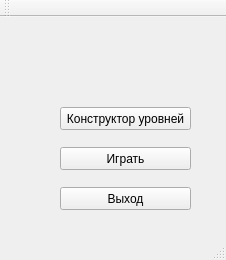
<?xml version="1.0" encoding="UTF-8"?>
<ui version="4.0">
 <class>MainWindow</class>
 <widget class="QMainWindow" name="MainWindow">
  <property name="geometry">
   <rect>
    <x>0</x>
    <y>0</y>
    <width>226</width>
    <height>260</height>
   </rect>
  </property>
  <property name="windowTitle">
   <string>MainWindow</string>
  </property>
  <widget class="QWidget" name="centralWidget">
   <widget class="QPushButton" name="constructorButton">
    <property name="geometry">
     <rect>
      <x>60</x>
      <y>90</y>
      <width>131</width>
      <height>23</height>
     </rect>
    </property>
    <property name="text">
     <string>Конструктор уровней</string>
    </property>
   </widget>
   <widget class="QPushButton" name="gameButton">
    <property name="geometry">
     <rect>
      <x>60</x>
      <y>130</y>
      <width>131</width>
      <height>23</height>
     </rect>
    </property>
    <property name="text">
     <string>Играть</string>
    </property>
   </widget>
   <widget class="QPushButton" name="exitButton">
    <property name="geometry">
     <rect>
      <x>60</x>
      <y>170</y>
      <width>131</width>
      <height>23</height>
     </rect>
    </property>
    <property name="text">
     <string>Выход</string>
    </property>
   </widget>
  </widget>
  <widget class="QMenuBar" name="menuBar">
   <property name="geometry">
    <rect>
     <x>0</x>
     <y>0</y>
     <width>226</width>
     <height>21</height>
    </rect>
   </property>
  </widget>
  <widget class="QToolBar" name="mainToolBar">
   <attribute name="toolBarArea">
    <enum>TopToolBarArea</enum>
   </attribute>
   <attribute name="toolBarBreak">
    <bool>false</bool>
   </attribute>
  </widget>
  <widget class="QStatusBar" name="statusBar"/>
 </widget>
 <layoutdefault spacing="6" margin="11"/>
 <resources/>
 <connections/>
</ui>
